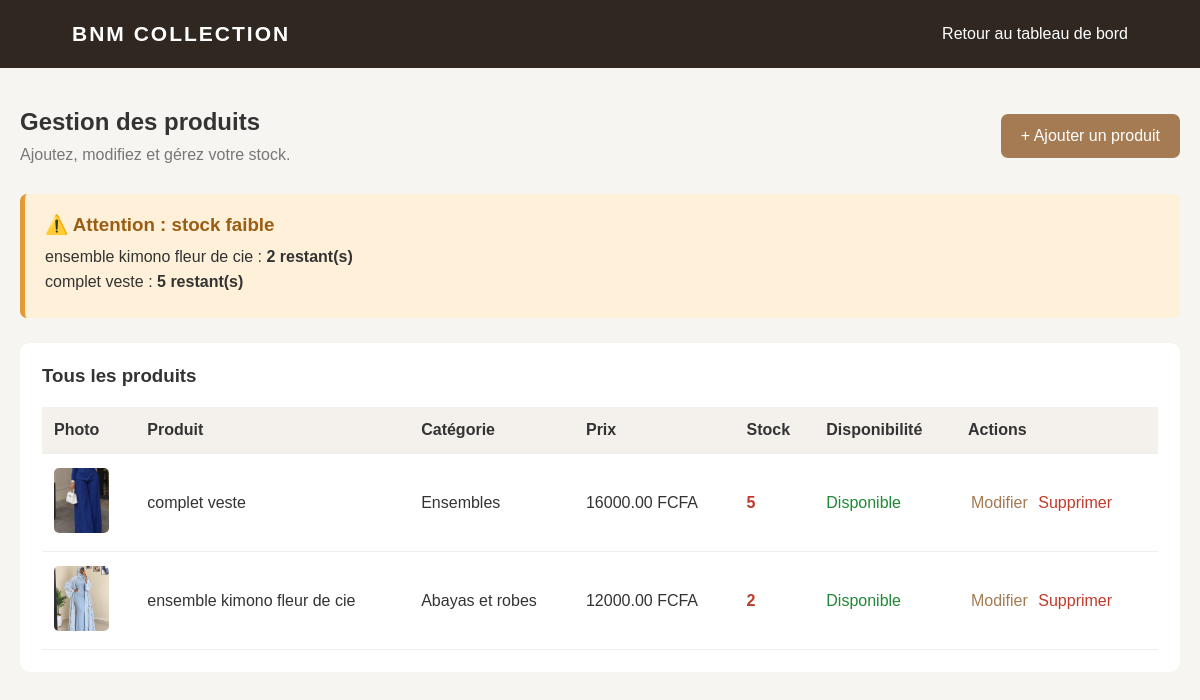
Page /gestion-produits/ (signed in) on the committed database.
### boutique/models.py (models this page shows, shortened)
class Article(models.Model):
    CATEGORIES = [
        ('hijab', 'Hijabs et foulards'),
        ('abaya', 'Abayas et robes'),
        ('ensemble', 'Ensembles'),
        ('enfant', 'Collection enfants'),
    ]
    nom = models.CharField(max_length=200)
    description = models.TextField()
    prix = models.DecimalField(
        max_digits=10,
        decimal_places=2
    )
    categorie = models.CharField(
        max_length=20,
        choices=CATEGORIES
    )
    image = models.ImageField(
        upload_to='articles/'
    )
    stock = models.PositiveIntegerField(default=0)
    disponible = models.BooleanField(default=True)
    date_ajout = models.DateTimeField(auto_now_add=True)

### boutique/views.py (the view)
# urls.py: path('gestion-produits/', views.gestion_produits, name='gestion_produits'),
@staff_member_required
def gestion_produits(request):
    articles = Article.objects.all().order_by('-date_ajout')
    produits_stock_faible = Article.objects.filter(
        stock__lte=5,
        disponible=True
    )
    return render(request, 'gestion_produits.html', {
        'articles': articles,
        'produits_stock_faible': produits_stock_faible,
    })

### templates/gestion_produits.html (shortened to what this page needs)
{% load static %}
<!DOCTYPE html>
<html lang="fr">
<head>
    <link rel="stylesheet" href="{% static 'css/gestion_produits.css' %}">
</head>
<body>
<header class="header">
    <h1>BNM COLLECTION</h1>
    <a href="{% url 'tableau_de_bord' %}">Retour au tableau de bord</a>
</header>
<main class="container">
    <div class="titre-section">
        <div>
            <h2>Gestion des produits</h2>
            <p>Ajoutez, modifiez et gérez votre stock.</p>
        </div>
        <a href="{% url 'ajouter_produit' %}" class="btn-ajouter">
            + Ajouter un produit
        </a>
    </div>
    {% if produits_stock_faible %}
        <section class="alerte-stock">
            <h3>⚠️ Attention : stock faible</h3>
            {% for article in produits_stock_faible %}
                <p>
                    {{ article.nom }} :
                    <strong>{{ article.stock }} restant(s)</strong>
                </p>
            {% endfor %}
        </section>
    {% endif %}
    <section class="table-container">
        <h3>Tous les produits</h3>
        <table>
            <thead>
                <tr>
                    <th>Photo</th>
                    <th>Produit</th>
                    <th>Catégorie</th>
                    <th>Prix</th>
                    <th>Stock</th>
                    <th>Disponibilité</th>
                    <th>Actions</th>
                </tr>
            </thead>
            <tbody>
                {% for article in articles %}
                <tr>
                    <td>
                        {% if article.image %}
                            <img src="{{ article.image.url }}" alt="{{ article.nom }}">
                        {% else %}
                            Aucune photo
                        {% endif %}
                    </td>
                    <td>{{ article.nom }}</td>
                    <td>{{ article.get_categorie_display }}</td>
                    <td>{{ article.prix }} FCFA</td>
                    <td>
                        {% if article.stock <= 5 %}
                            <span class="stock-faible">{{ article.stock }}</span>
                        {% else %}
                            {{ article.stock }}
                        {% endif %}
                    </td>
                    <td>
                        {% if article.disponible %}
                            <span class="disponible">Disponible</span>
                        {% else %}
                            <span class="indisponible">Indisponible</span>
                        {% endif %}
                    </td>
                    <td class="actions">
                        <a href="{% url 'modifier_produit' article.id %}">Modifier</a>
                        <a href="{% url 'supprimer_produit' article.id %}" class="supprimer">
                            Supprimer
                        </a>
                    </td>
                </tr>
                {% empty %}
                <tr>
                    <td colspan="7">Aucun produit enregistré.</td>
                </tr>
                {% endfor %}
            </tbody>
        </table>
    </section>
</main>
</body>
</html>

### static/css/gestion_produits.css (style rules this page uses)
* { margin: 0; padding: 0; box-sizing: border-box; }
body { font-family: Arial, sans-serif; background: #f7f5f2; color: #333; }
.header { background: #302820; color: white; padding: 22px 6%; display: flex; justify-content: space-between; align-items: center; }
.header h1 { letter-spacing: 2px; font-size: 21px; }
.header a { color: white; text-decoration: none; }
.container { max-width: 1250px; margin: 40px auto; padding: 0 20px; }
.titre-section { display: flex; justify-content: space-between; align-items: center; gap: 20px; margin-bottom: 30px; }
.titre-section h2, .form-container h2 { margin-bottom: 10px; }
.titre-section p { color: #777; }
.btn-ajouter { display: inline-block; background: #a47b52; color: white; padding: 13px 20px; border: none; border-radius: 7px; text-decoration: none; cursor: pointer; }
.alerte-stock { background: #fff0d9; border-left: 5px solid #e49a32; padding: 20px; margin-bottom: 25px; border-radius: 7px; }
.alerte-stock h3 { margin-bottom: 12px; color: #9b5d13; }
.alerte-stock p { margin: 7px 0; }
.table-container { background: white; padding: 22px; border-radius: 10px; overflow-x: auto; }
.table-container h3 { margin-bottom: 20px; }
table { width: 100%; border-collapse: collapse; min-width: 850px; }
th, td { padding: 14px 12px; border-bottom: 1px solid #eee; text-align: left; }
th { background: #f4f0eb; }
td img { width: 55px; height: 65px; object-fit: cover; border-radius: 5px; }
.stock-faible { color: #c0392b; font-weight: bold; }
.disponible { color: #218838; }
.actions a { display: inline-block; margin: 3px; color: #a47b52; text-decoration: none; }
.actions .supprimer { color: #c0392b; }

### rows in the picture
Article: nom "ensemble kimono fleur de cie", stock "2", image (picture), categorie "Abayas et robes", prix "12000.00", disponible "Disponible"
Article: nom "complet veste", stock "5", image (picture), categorie "Ensembles", prix "16000.00", disponible "Disponible"
